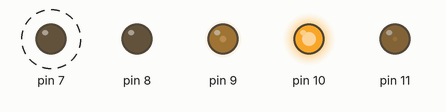
Simulated run of this sketch. Board: Arduino Uno, built for the host (arithmetic inside an expression is 32-bit, double 64-bit). On the bench: output pins drawn as LEDs (lit = HIGH). Dashed ring = blinking. What the sketch prints to the serial monitor is not drawn.

Above: at 0.3 s.
At 20.09 s:
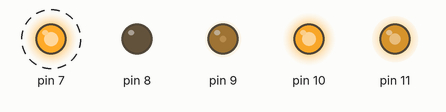
At 29.61 s:
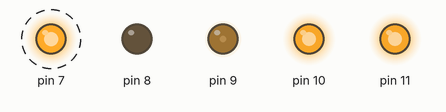
At 39.63 s:
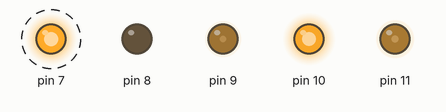
Timing chart, 0 to 40.0 s (numbered marks = the images above):
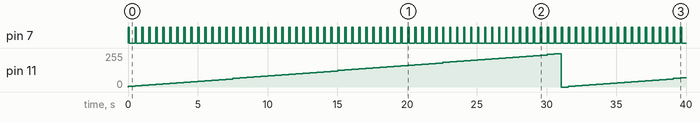

The sketch:

calibrate.ino
```cpp
#define CV1 PIN_PB0
#define CV2 PIN_PB1
#define CV3 PIN_PB2
#define CV4 PIN_PB3

int ledPin = PIN_PD7;
unsigned long next = 0;
byte pwmstate = LOW;
byte stepspersemi;

void setup() {
  pinMode(ledPin, OUTPUT);
  pinMode(CV1, OUTPUT);
  pinMode(CV2, OUTPUT);
  pinMode(CV3, OUTPUT);
  pinMode(CV4, OUTPUT);
  TCCR1B = TCCR1B & B11111000 | B00000001; // set timer 1 divisor to 1 for PWM frequency of 31372.55 Hz (16MHz / 510 with 8 bit mode)
  TCCR2B = TCCR2B & B11111000 | B00000001;
  Serial.begin(115200);
  Serial.println("Starting Calibrate");
  Serial.println("0V on PWM1");
  digitalWrite(CV1,LOW);

/*
  analogWrite(CV2,51); // appx 1V when calibrated to 5v
  Serial.println("3 oct on PWM3");
  analogWrite(CV3,154); // appx 3V when calibrated to 5v.
*/

/* We can't get our supply low enough for 0-3V full range (we are designed for 9V=9octaves (when I have figured out 10bit timer1 config.)
  stepspersemi = 7;
  Serial.println("1V=oct on PWM2");
  analogWrite(CV2,12*7); // 8 bits, 3 octaves = 0..252(=3*12*7) for even spacing
  Serial.println("3V=3oct on PWM3");
  analogWrite(CV3,3*12*7);
*/
  // 0-5V range = 256/(5*12) = 4 steps per semitone.
  stepspersemi = 4;
  Serial.println("1V=oct on PWM2");
  analogWrite(CV2,12*stepspersemi); // 8 bits, 5 octaves = 0..240(=5*12*4) for even spacing
  Serial.println("5V=5oct on PWM3");
  analogWrite(CV3,5*12*stepspersemi);

  Serial.println("Scale on PWM4");
  // Connect CV device to PWM1 - tune to eg. 55 or 110 Hz, then connect to CV3 and adjust voltage to
  // have connected VCO output X*2*2*2*2*2 Hz. CV2 should then give X*2 Hz at the oscillator output.
  // 55*2^5 = 1760, 110*2^5 = 3520

}

void loop() {
  digitalWrite(ledPin,LOW);
  if(millis() > next) {
    next = millis()+500;
    pwmstate += stepspersemi;
    if (pwmstate >= 252) {
      pwmstate = 0;
    }
    analogWrite(CV4,pwmstate);
    digitalWrite(ledPin,HIGH);
    delay(100);
  }
}
```

Measured:
- by itself, pin 7: alternates HIGH for 0.10 s and LOW for 0.40 s
- by itself, pin 11: 0/255 → 4/255 at 0.00 s, → 8/255 0.50 s later, → 12/255 0.50 s later, → 16/255 0.50 s later, … (80 changes in this stretch)
